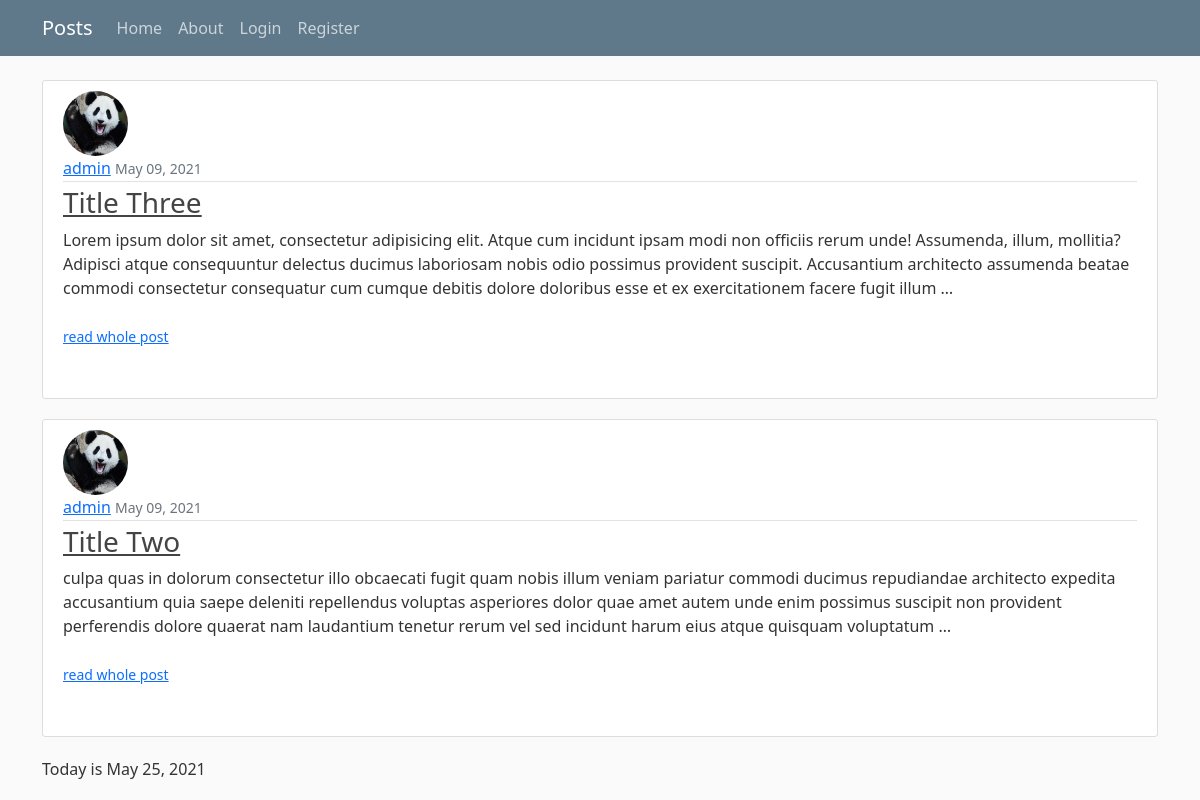
/posts/, run on an earlier commit of the app's database.
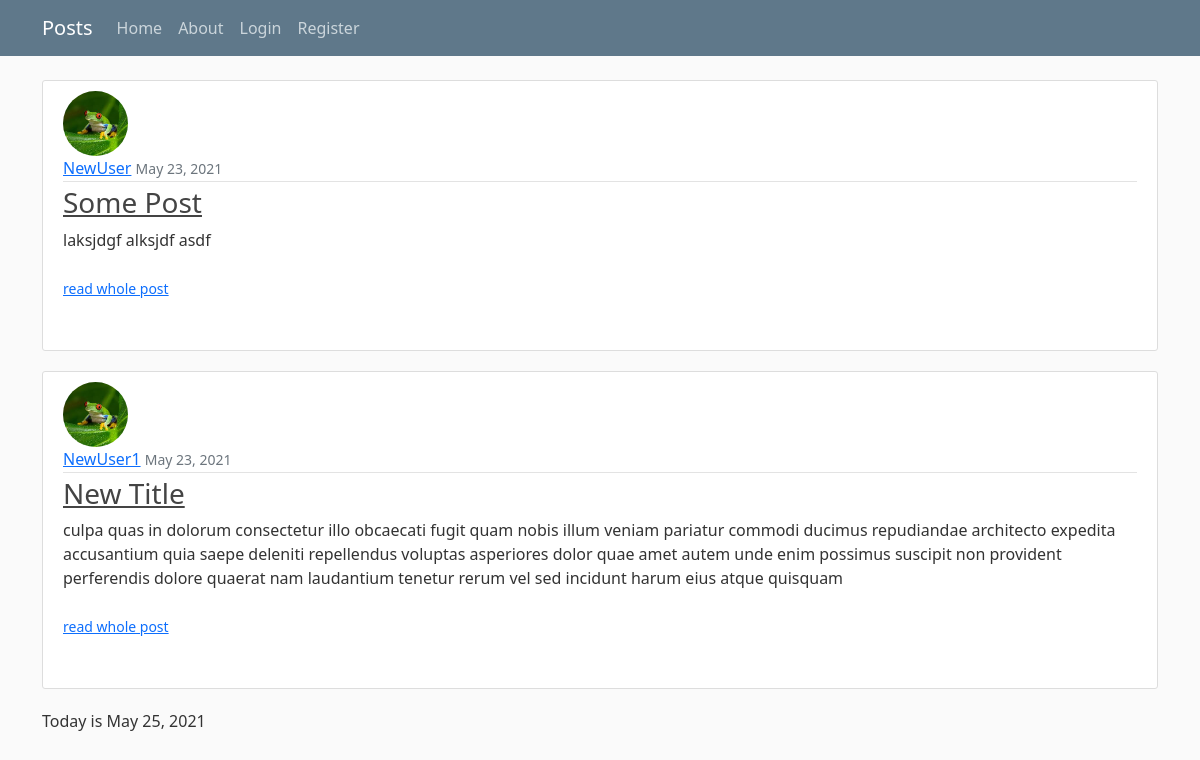
And on a later commit of the database.
### posts/models.py (models this page shows, shortened)
class Post(models.Model):
    title = models.CharField(max_length=100)
    content = models.TextField()
    date_posted = models.DateTimeField(default=timezone.now)
    author = models.ForeignKey(User, on_delete=models.CASCADE)

### users/models.py (models this page shows, shortened)
class Profile(models.Model):
    user = models.OneToOneField(User, on_delete=models.CASCADE)
    image = models.ImageField(default='images/frog.jfif', upload_to='images')

### posts/views.py (the view)
# urls.py: path('', PostListView.as_view(), name='home'),
class PostListView(ListView):
    model = Post
    template_name = 'posts/home.html'
    context_object_name = 'posts'
    ordering = ['-date_posted']
    paginate_by = 2

### posts/templates/posts/home.html
{% extends 'posts/base.html' %}
{% block content %}
{% for post in posts %}
<article class="media content-section">
    <img class="rounded-circle article-img" src="{{ post.author.profile.image.url }}" alt="">
    <div class="media-body">
        <div class="article-metadata">
            <a class="mr-2" href="#">{{ post.author }}</a>
            <small class="text-muted">{{ post.date_posted|date:' F d, Y' }}</small>
        </div>
        <h3><a class="article-title" href="{% url 'posts:detail' post.id %}">{{ post.title|title }}</a></h3>
        <p class="article-content">{{ post.content|truncatewords:50 }}
            <small class="text-muted">
                <a class="ml-2" href="{% url 'posts:detail' post.id %}">read whole post</a>
            </small>
        </p>
    </div>
</article>
{% endfor %}
<p>Today is {% now 'F d, Y' %}</p>
{% endblock content %}

### posts/templates/posts/base.html (shortened to what this page needs)
{% load static %}
<!DOCTYPE html>
<html lang="en">
    <head>
        <link href="https://cdn.jsdelivr.net/npm/bootstrap@5.0.0/dist/css/bootstrap.min.css" rel="stylesheet"
>
        <link rel="stylesheet" href="{% static 'posts/main.css' %}">
    </head>
    <body>
        <header class="site-header">
            <nav class="navbar navbar-expand-md navbar-dark bg-steel fixed-top">
                <div class="container">
                    <a class="navbar-brand mr-4" href="{% url 'posts:home' %}">Posts</a>
                    <div class="collapse navbar-collapse" id="navbarToggle">
                        <div class="navbar-nav mr-auto">
                            <a class="nav-item nav-link" href="{% url 'posts:home' %}">Home</a>
                            <a class="nav-item nav-link" href="{% url 'posts:about' %}">About</a>
                        </div>
                        <div class="navbar-nav">
                            {% if user.is_authenticated %}
                                <a class="nav-item nav-link" href="{% url 'posts:create' %}">New Post</a>
                                <a class="nav-item nav-link" href="{% url 'users:profile' %}">Profile</a>
                                <a class="nav-item nav-link" href="{% url 'users:logout' %}">Logout</a>
                            {% else %}
                                <a class="nav-item nav-link" href="{% url 'users:login' %}">Login</a>
                                <a class="nav-item nav-link" href="{% url 'users:register' %}">Register</a>
                            {% endif %}
                        </div>
                    </div>
                </div>
            </nav>
        </header>
        <main role="main" class="container">
            <div class="row">
                <div class="col-md-12">
                    {% block content %}{% endblock %}
                </div>
            </div>
        </main>
    </body>
</html>

### posts/static/posts/main.css (style rules this page uses)
body { background: #fafafa; color: #333333; margin-top: 5rem; }
h1, h2, h3, h4, h5, h6 { color: #444444; }
.bg-steel { background-color: #5f788a; }
.site-header .navbar-nav .nav-link { color: #cbd5db; }
.content-section { background: #ffffff; padding: 10px 20px; border: 1px solid #dddddd; border-radius: 3px; margin-bottom: 20px; }
.article-title { color: #444444; }
.article-content { white-space: pre-line; }
.article-img { height: 65px; width: 65px; margin-right: 16px; }
.article-metadata { padding-bottom: 1px; margin-bottom: 4px; border-bottom: 1px solid #e3e3e3 }

What changed in the data, as far as the page shows it:
no longer on this page (row unchanged): Post: author.profile.image (picture), author "admin", date_posted "May 09, 2021", title "Title Three", content "Lorem ipsum dolor sit amet, consectetur adipisicing elit. Atque cum incidunt ipsam modi non officiis rerum unde! Assumenda, illum, mollitia? Adipisci atque consequuntur delectus ducimus laboriosam nobis odio possimus provident suscipit. Accusantium architecto assumenda beatae commodi consectetur consequatur cum cumque debitis dolore doloribus esse et ex exercitationem facere fugit illum …"
no longer on this page (row unchanged): Post: author.profile.image (picture), author "admin", date_posted "May 09, 2021", title "Title Two", content "culpa quas in dolorum consectetur illo obcaecati fugit quam nobis illum veniam pariatur commodi ducimus repudiandae architecto expedita accusantium quia saepe deleniti repellendus voluptas asperiores dolor quae amet autem unde enim possimus suscipit non provident perferendis dolore quaerat nam laudantium tenetur rerum vel sed incidunt harum eius atque quisquam voluptatum …"
added Post: author.profile.image (picture), author "NewUser", date_posted "May 23, 2021", title "Some Post", content "laksjdgf alksjdf asdf"
added Post: author.profile.image (picture), author "NewUser1", date_posted "May 23, 2021", title "New Title", content "culpa quas in dolorum consectetur illo obcaecati fugit quam nobis illum veniam pariatur commodi ducimus repudiandae architecto expedita accusantium quia saepe deleniti repellendus voluptas asperiores dolor quae amet autem unde enim possimus suscipit non provident perferendis dolore quaerat nam laudantium tenetur rerum vel sed incidunt harum eius atque quisquam"
